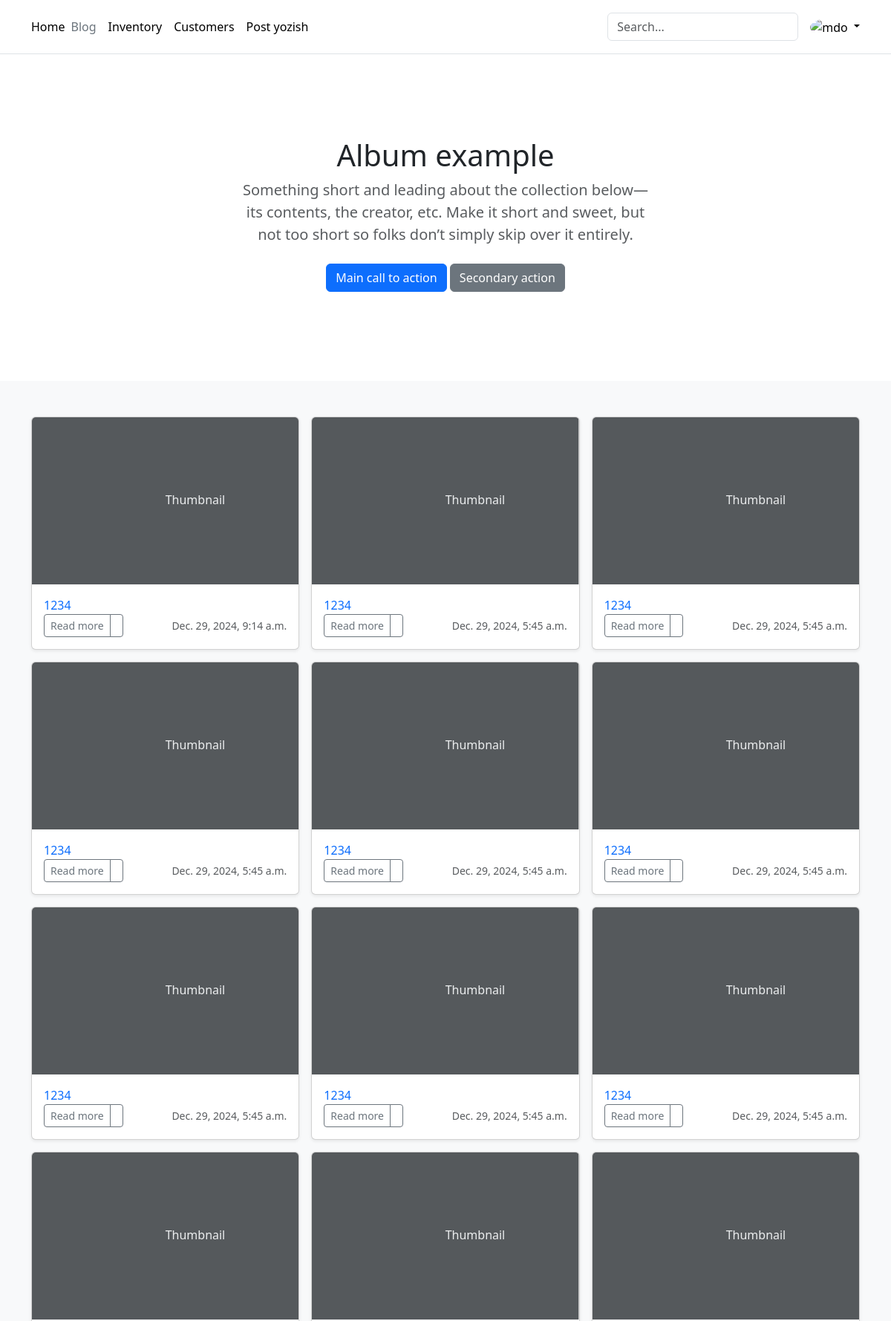
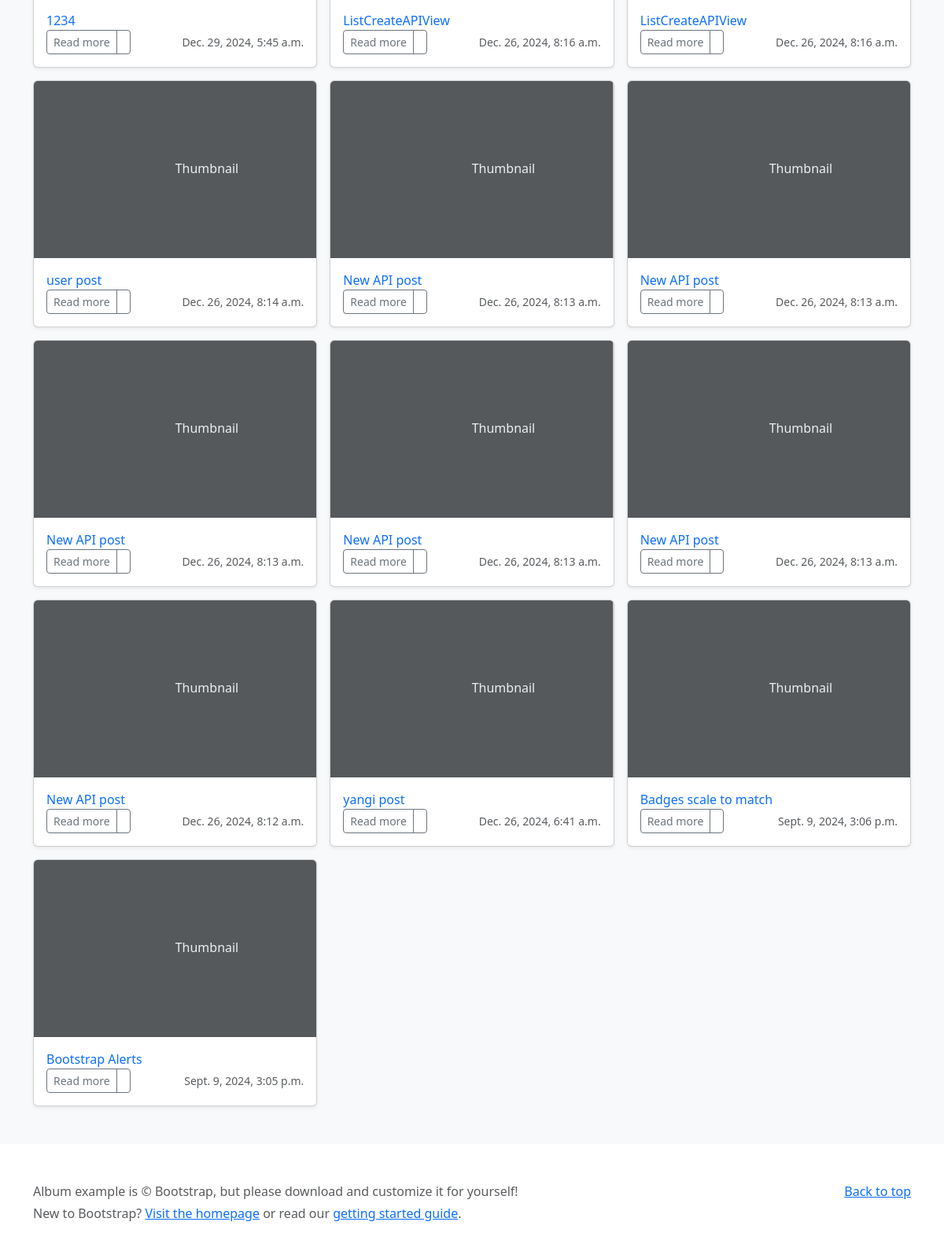
The page / on the database its author committed (2 pictures, top to bottom).
### blog/models.py (models this page shows, shortened)
class Post(models.Model):
    author = models.ForeignKey(User, on_delete=models.CASCADE)
    title = models.CharField(max_length=200)
    body = models.TextField()
    created = models.DateTimeField(auto_now_add=True)
    updated = models.DateTimeField(auto_now=True)
    def get_absolute_url(self):
        return "/" + str(self.id) + "/"
    class Meta:
        ordering = ['-id']

### blog/views.py (the view)
# urls.py: path('', PostListView.as_view(), name='list'),
class PostListView(generic.ListView):
    model = Post
    template_name = 'list.html'
    context_object_name = 'posts'

### templates/list.html (shortened to what this page needs)
{% extends "base.html" %}
{% block content %}
<div class="row row-cols-1 row-cols-sm-2 row-cols-md-3 g-3">
    {% for post in posts %}
    <div class="col">
        <div class="card shadow-sm">
            <svg class="bd-placeholder-img card-img-top" width="100%" height="225"
                 xmlns="http://www.w3.org/2000/svg" role="img" aria-label="Placeholder: Thumbnail"
                 preserveAspectRatio="xMidYMid slice" focusable="false"><title>Placeholder</title>
                <text x="50%" y="50%" fill="#eceeef" dy=".3em">Thumbnail</text>
            </svg>
            <div class="card-body">
                <a href="{{ post.get_absolute_url }}" class="text-decoration-none"><p class="card-text">
                    {{ post.title }}</p></a>
                <div class="d-flex justify-content-between align-items-center">
                    <div class="btn-group">
                        <a href="{{ post.get_absolute_url }}" type="button" class="btn btn-sm btn-outline-secondary">Read
                            more</a>
                        <button type="button" class="btn btn-sm btn-outline-secondary">
                        </button>
                    </div>
                    <small class="text-muted">{{ post.created }}</small>
                </div>
            </div>
        </div>
    </div>
    {% endfor %}
</div>
{% endblock %}

### rows shown on the page
Post: title "1234", created "Dec. 29, 2024, 9:14 a.m."
Post: title "1234", created "Dec. 29, 2024, 5:45 a.m."
Post: title "1234", created "Dec. 29, 2024, 5:45 a.m."
Post: title "1234", created "Dec. 29, 2024, 5:45 a.m."
Post: title "1234", created "Dec. 29, 2024, 5:45 a.m."
Post: title "1234", created "Dec. 29, 2024, 5:45 a.m."
Post: title "1234", created "Dec. 29, 2024, 5:45 a.m."
Post: title "1234", created "Dec. 29, 2024, 5:45 a.m."
Post: title "1234", created "Dec. 29, 2024, 5:45 a.m."
Post: title "1234", created "Dec. 29, 2024, 5:45 a.m."
Post: title "ListCreateAPIView", created "Dec. 26, 2024, 8:16 a.m."
Post: title "ListCreateAPIView", created "Dec. 26, 2024, 8:16 a.m."
Post: title "user post", created "Dec. 26, 2024, 8:14 a.m."
Post: title "New API post", created "Dec. 26, 2024, 8:13 a.m."
Post: title "New API post", created "Dec. 26, 2024, 8:13 a.m."
Post: title "New API post", created "Dec. 26, 2024, 8:13 a.m."
Post: title "New API post", created "Dec. 26, 2024, 8:13 a.m."
Post: title "New API post", created "Dec. 26, 2024, 8:13 a.m."
Post: title "New API post", created "Dec. 26, 2024, 8:12 a.m."
Post: title "yangi post", created "Dec. 26, 2024, 6:41 a.m."
Post: title "Badges scale to match", created "Sept. 9, 2024, 3:06 p.m."
Post: title "Bootstrap Alerts", created "Sept. 9, 2024, 3:05 p.m."
